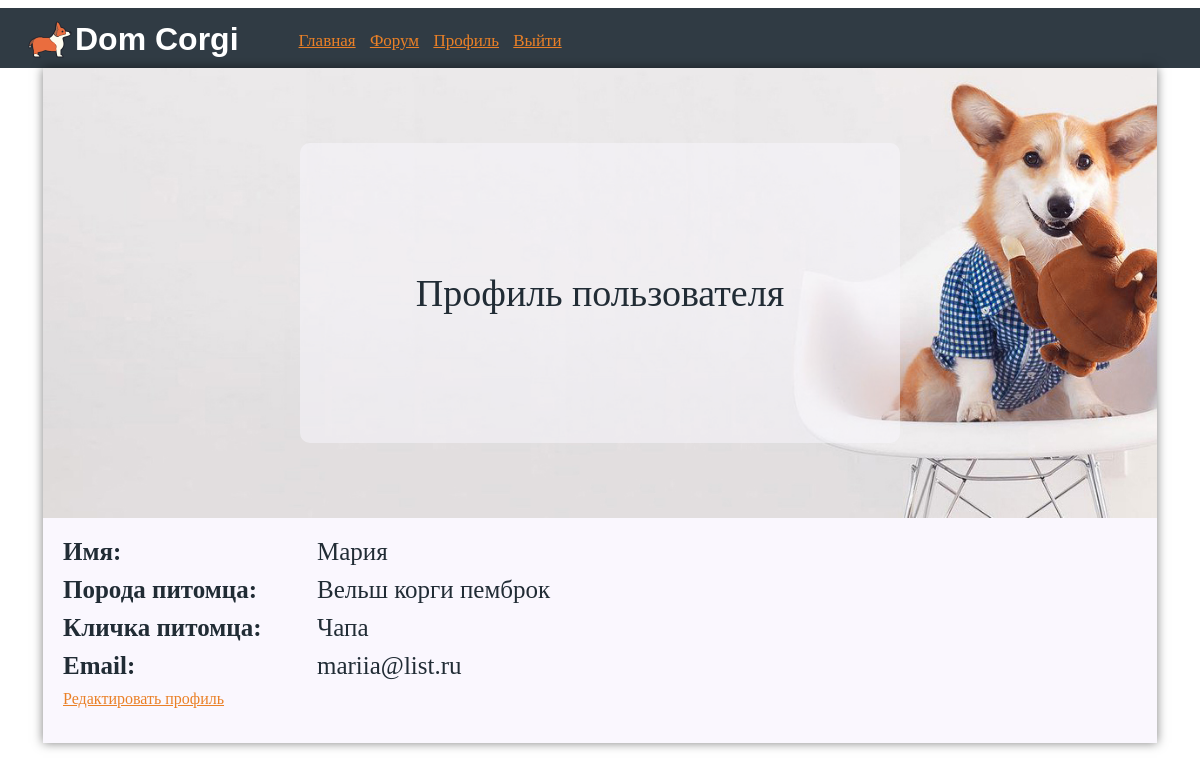
/user/Мария (signed in), run on the app's committed database.
### app/models.py (models this page shows, shortened)
class User(UserMixin, db.Model):
    id = db.Column(db.Integer, primary_key=True)
    username = db.Column(db.String(64), index=True, unique=True)
    breed = db.Column(db.String(64), index=True, unique=True)
    petname = db.Column(db.String(64), index=True, unique=True)
    email = db.Column(db.String(120), index=True, unique=True)
    password_hash = db.Column(db.String(128))
    posts = db.relationship('Post', backref='author', lazy='dynamic')

### app/routes.py (the view)
@app.route('/user/<username>')
@login_required
def user(username):
    user = User.query.filter_by(username=username).first_or_404()   #Загрузка пользователя из базы данных, используя запрос по имени пользователя.
    return render_template('user.html', title='Профиль', user=user)

### app/models.py (called while the page is built)
@login.user_loader #Пользовательский загрузчик
def load_user(id):
    return User.query.get(int(id))

### app/templates/user.html
{% extends "base.html" %}
{% block content %}
    <div class="body_index">
        <div class="block_user_title">
            <div class="parent">
                <div class="transparent"></div>
                <div class="text_index_title">Профиль пользователя </div>
            </div>
        </div>
        <div class="block_profile">
             <div class="block_line">
                   <div class="left_part">Имя:</div>
                   <div class="right_part">{{ user.username }}</div>
             </div>
             <div class="block_line">
                   <div class="left left_part">Порода питомца:</div>
                   <div class="right_part">{{ user.breed }}</div>
             </div>
             <div class="block_line">
                   <div class="left_part part">Кличка питомца:</div>
                   <div class="right_part">{{ user.petname }}</div>
             </div>
             <div class="block_line">
                   <div class="left left_part">Email:</div>
                   <div class="right_part">{{ user.email }}</div>
             </div>
             <div class="block_line"><a href="{{ url_for('edit_profile') }}">Редактировать профиль</a></div>
        </div>
    </div>
{% endblock %}

### app/static/style.css (style rules this page uses)
body { background: #fff; }
.block_user_title { background-image: url("images/dog_corgi.jpg"); height: 450px; background-size:cover; }
.body_index { position: relative; margin-left: 35px; margin-right: 35px; padding-bottom: 15px; background-color: #faf7fe; box-shadow:0px 0px 10px 0px rgba(0,0,0,0.5); }
.block_index_title .parent, .block_user_title .parent { position: relative; z-index: 1; width: 600px; height: 300px; top: 50%; left: 50%; transform: translate(-50%, -50%); }
.block_index_title .parent .transparent, .block_user_title .parent .transparent { position: absolute; z-index: -1; background-color: #faf7fe; width: 100%; height: 100%; border-radius: 10px; opacity: .5; }
.block_index_title .parent .text_index_title, .block_user_title .parent .text_index_title { top: 50%; left: 50%; transform: translate(-50%, -50%); position: relative; font-family: 'Century Gothic'; font-weight: 500; font-size: 38px; text-align: center; color: #212c35; }
.block_profile { padding: 10px; color: #212c35; margin: 0 auto; }
.block_line { font-family: 'Century Gothic'; margin: 10px; }
.block_line a { color: #ea8027; }
.left_part { font-weight: bold; display: inline-block; font-size: 25px; width: 250px; }
.right_part { display: inline-block; font-size: 25px; }

### data on the page
User: username "Мария", breed "Вельш корги пемброк", petname "Чапа", email "mariia@list.ru"
